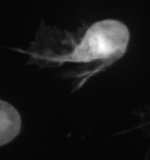
#> input picture Network/cell_quantifier/scripts/latex_scripts/latex_test_REAL.png, 150 x 160 px
$ python GMM_vis_norm.py   (Python 2 division)
#> lines starting #> are read from the running program, lines starting #| are printed output that depends on the picture
# This script visualizes how a normal Gaussian and a
# GMM with k=3 fit a data set randomly sampled from
# three Gaussian distributions.

import numpy as np
import scipy.stats

import matplotlib.pyplot as plt
import matplotlib.colors as mcolors
from mpl_toolkits.mplot3d import Axes3D

import progressbar
import itertools as IT
import math

from scipy import ndimage
from scipy import misc
from sklearn import mixture
from sklearn import preprocessing

# define transparent colors, according to pdf(x, y)
def map_s(val, max):
    ''' maps val from [0,max] to [0,1]'''
    return val / float(max)


# create data from three gaussians
numsamples = 100

mean = [8, 20]
cov = [[0, 1], [1, 0]]
data1 = np.random.multivariate_normal(mean, cov, numsamples)

mean = [14, 18]
cov = [[0, 1], [1, 0]]
data2 = np.random.multivariate_normal(mean, cov, numsamples)

mean = [13, 25]
cov = [[4, 2], [2, 4]]
data3 = np.random.multivariate_normal(mean, cov, numsamples)

data = np.concatenate((data1, data2, data3))

# fit data with one gaussian
n = 1
model = mixture.GaussianMixture(n, max_iter=300, covariance_type='full')
model.fit(data)

g_means = model.means_
g_covs = model.covariances_

# plot single gaussian probabilities
f, ax = plt.subplots(2, sharex=True)

yend = 35
xend = 30
probs = np.zeros((xend, yend))

for xi in range(xend):
    for yi in range(yend):
        probs[xi, yi] = scipy.stats.multivariate_normal(g_means[0], g_covs[0]).pdf((xi, yi))


colorlevels = 100
blackmap = np.array([(0, 0, 0, map_s(i, np.max(probs))) for i in np.linspace(0, np.max(probs), colorlevels)], dtype=np.float32)

ax[0].contourf(range(yend), range(xend), probs.reshape(xend, yend), colorlevels-1, cmap=plt.cm.gist_heat)
ax[0].set_xlim((13, xend))
ax[0].set_ylim((5, 20))

# plot data
ax[0].scatter(data[:,1], data[:,0], color="b", marker="o", s=2)


plt.rcParams['axes.facecolor'] = 'white'
ax[0].set_title("Probability map for single Gaussian fit")

# fit with 3 gaussians
n = 3
model = mixture.GaussianMixture(n, max_iter=300, covariance_type='full')
model.fit(data)

g_means = model.means_
g_covs = model.covariances_
g_weights = model.weights_

# plot mixed gaussians
probs = np.zeros((xend, yend))
for g in range(n):
    for xi in range(xend):
        for yi in range(yend):
            probs[xi, yi] += g_weights[0] * scipy.stats.multivariate_normal(g_means[g], g_covs[g]).pdf((xi, yi))

colorlevels = 100
blackmap = np.array([(0, 0, 0, map_s(i, np.max(probs))) for i in np.linspace(0, np.max(probs), colorlevels)], dtype=np.float32)

plotted = ax[1].contourf(range(yend), range(xend), probs.reshape(xend, yend), colorlevels-1, cmap=plt.cm.gist_heat)
#plt.colorbar()

# plot data
ax[1].scatter(data[:,1], data[:,0], color="b", marker="o", s=2)
ax[1].set_title("Probability map for GMM fit with K=3")
ax[1].set_ylim((5, 20))

plt.xlabel("X")
plt.ylabel("Y")

# add one color bar for both plots
f.subplots_adjust(right=0.8)
cbar_ax = f.add_axes([0.85, 0.15, 0.05, 0.7])
plotted = f.colorbar(plotted, cax=cbar_ax)
plt.show()
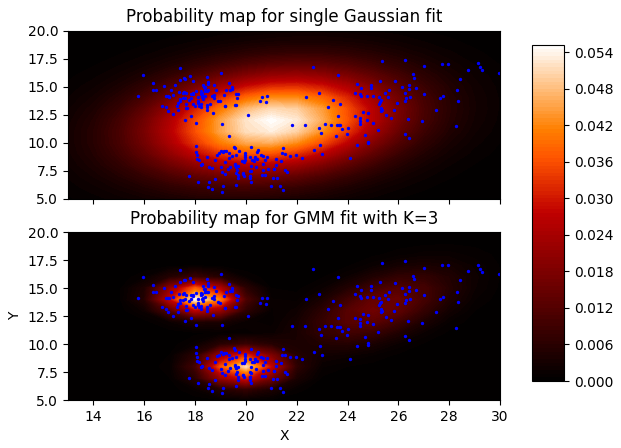
#> figure drawn by matplotlib, 3 panels

#---------------------------------------------------------------------------------

# Fit K=4 GMM to real test image and show it next to real label
input_img = ndimage.imread("latex_test_REAL.png")[:,:,0] # load b/w image
#> input_img: shape (160, 150); min 5, max 255, mean 24.7
ground_truth = ndimage.imread("latex_test_label.png") # load color GT image
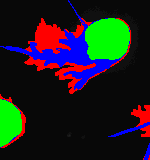
#> input picture Network/cell_quantifier/scripts/latex_scripts/latex_test_label.png, 150 x 160 px
#> ground_truth is the input picture: shape (160, 150, 3); mean R, G, B 28.7, 31.1, 28.3
imgdims = input_img.shape[0:2]
#> imgdims = (160, 150)
samples = input_img.reshape((input_img.size, 1))

# Do a GMM fit of the image to obtain
# estimated Gaussian parameters
n = 4
model = mixture.GaussianMixture(n, max_iter=300, covariance_type='full')
model.fit(samples)
labels = model.predict(samples).reshape(imgdims)
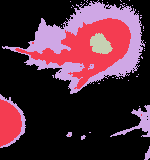
#> labels: shape (160, 150) int64; 4 distinct labels, from 0 to 3; one colour per label, 0 black

# get posterior probabilities for each samples
# according to each gaussian
manual = np.argmax(model.predict_proba(samples), axis=1)

g_means = model.means_
g_covs = model.covariances_
g_weights = model.weights_

g0 = np.random.multivariate_normal(g_means[0], g_covs[0], (100))
g1 = np.random.multivariate_normal(g_means[1], g_covs[1], (100))
g2 = np.random.multivariate_normal(g_means[2], g_covs[2], (100))
g3 = np.random.multivariate_normal(g_means[3], g_covs[3], (100))

probs = model.predict_proba(samples).reshape((imgdims + (4,)))
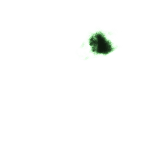
#> probs: shape (160, 150, 4) float64; mean of channels 0, 1, 2, 3 0.6, 0.163, 0.223, 0.0135; transparent parts drawn white

colorlevels = 8
blackmap = np.array([(0, 0, 0, i) for i in np.linspace(0, 1, colorlevels)], dtype=np.float32)
redmap = np.array([(1, 1, 0, i) for i in np.linspace(0, 1, colorlevels)], dtype=np.float32)
greenmap = np.array([(0, 1, 1, i) for i in np.linspace(0, 1, colorlevels)], dtype=np.float32)
bluemap = np.array([(1, 0, 1, i) for i in np.linspace(0, 1, colorlevels)], dtype=np.float32)

maps = [blackmap, redmap, greenmap, bluemap]

print probs.shape
#| (160, 150, 4)
#for g in range(n):
plt.contourf(range(imgdims[1]), range(imgdims[0]), probs[..., 0], colors=blackmap)

plt.show()
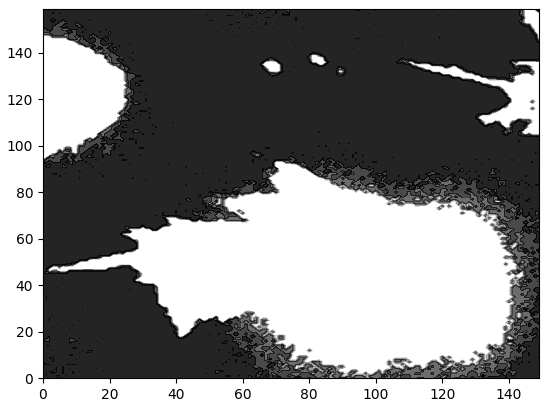
#> figure drawn by matplotlib, 1 panel

# Show original, GMM result and ground truth next to each other
f, (ax1, ax2, ax3) = plt.subplots(1, 3, sharey=True)
ax1.imshow(input_img, cmap=plt.cm.gray)
ax2.imshow(labels, cmap=plt.cm.viridis)
ax3.imshow(ground_truth)

# remove axis because images are interpretable
# without them
ax1.axis('off')
ax2.axis('off')
ax3.axis('off')
f.subplots_adjust(hspace=0)

plt.show()
